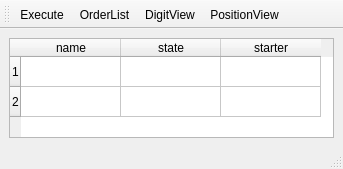
<?xml version="1.0" encoding="UTF-8"?>
<ui version="4.0">
 <class>MainWindow</class>
 <widget class="QMainWindow" name="MainWindow">
  <property name="geometry">
   <rect>
    <x>0</x>
    <y>0</y>
    <width>343</width>
    <height>169</height>
   </rect>
  </property>
  <property name="sizePolicy">
   <sizepolicy hsizetype="Minimum" vsizetype="Minimum">
    <horstretch>0</horstretch>
    <verstretch>0</verstretch>
   </sizepolicy>
  </property>
  <property name="minimumSize">
   <size>
    <width>343</width>
    <height>169</height>
   </size>
  </property>
  <property name="windowTitle">
   <string>ZeroExecuter</string>
  </property>
  <property name="windowIcon">
   <iconset resource="zeroexecuter.qrc">
    <normaloff>:/resource/lightning.png</normaloff>:/resource/lightning.png</iconset>
  </property>
  <widget class="QWidget" name="centralwidget">
   <layout class="QVBoxLayout" name="verticalLayout">
    <item>
     <widget class="QTableWidget" name="tableWidget">
      <property name="editTriggers">
       <set>QAbstractItemView::NoEditTriggers</set>
      </property>
      <row>
       <property name="text">
        <string>1</string>
       </property>
      </row>
      <row>
       <property name="text">
        <string>2</string>
       </property>
      </row>
      <column>
       <property name="text">
        <string>name</string>
       </property>
      </column>
      <column>
       <property name="text">
        <string>state</string>
       </property>
      </column>
      <column>
       <property name="text">
        <string>starter</string>
       </property>
      </column>
     </widget>
    </item>
   </layout>
  </widget>
  <widget class="QStatusBar" name="statusbar"/>
  <widget class="QToolBar" name="toolBar">
   <property name="windowTitle">
    <string>toolBar</string>
   </property>
   <attribute name="toolBarArea">
    <enum>TopToolBarArea</enum>
   </attribute>
   <attribute name="toolBarBreak">
    <bool>false</bool>
   </attribute>
   <addaction name="actionExecute"/>
   <addaction name="actionOrderlist"/>
   <addaction name="actionDigitView"/>
   <addaction name="actionPositionView"/>
  </widget>
  <action name="actionExecute">
   <property name="checkable">
    <bool>true</bool>
   </property>
   <property name="icon">
    <iconset resource="zeroexecuter.qrc">
     <normaloff>:/resource/shield.png</normaloff>
     <normalon>:/resource/lightning.png</normalon>:/resource/shield.png</iconset>
   </property>
   <property name="text">
    <string>Execute</string>
   </property>
  </action>
  <action name="actionOrderlist">
   <property name="icon">
    <iconset resource="zeroexecuter.qrc">
     <normaloff>:/resource/book_keeping.png</normaloff>:/resource/book_keeping.png</iconset>
   </property>
   <property name="text">
    <string>OrderList</string>
   </property>
  </action>
  <action name="actionDigitView">
   <property name="icon">
    <iconset resource="zeroexecuter.qrc">
     <normaloff>:/resource/dollar.png</normaloff>:/resource/dollar.png</iconset>
   </property>
   <property name="text">
    <string>DigitView</string>
   </property>
  </action>
  <action name="actionPositionView">
   <property name="icon">
    <iconset resource="zeroexecuter.qrc">
     <normaloff>:/resource/Settings-Location-icon.png</normaloff>:/resource/Settings-Location-icon.png</iconset>
   </property>
   <property name="text">
    <string>PositionView</string>
   </property>
  </action>
 </widget>
 <resources>
  <include location="zeroexecuter.qrc"/>
 </resources>
 <connections>
  <connection>
   <sender>actionExecute</sender>
   <signal>toggled(bool)</signal>
   <receiver>MainWindow</receiver>
   <slot>slot_ToggleExecute()</slot>
   <hints>
    <hint type="sourcelabel">
     <x>-1</x>
     <y>-1</y>
    </hint>
    <hint type="destinationlabel">
     <x>168</x>
     <y>81</y>
    </hint>
   </hints>
  </connection>
  <connection>
   <sender>tableWidget</sender>
   <signal>cellDoubleClicked(int,int)</signal>
   <receiver>MainWindow</receiver>
   <slot>slot_StartXingDlg()</slot>
   <hints>
    <hint type="sourcelabel">
     <x>171</x>
     <y>91</y>
    </hint>
    <hint type="destinationlabel">
     <x>171</x>
     <y>84</y>
    </hint>
   </hints>
  </connection>
  <connection>
   <sender>actionOrderlist</sender>
   <signal>triggered(bool)</signal>
   <receiver>MainWindow</receiver>
   <slot>slot_TriggerOrderList()</slot>
   <hints>
    <hint type="sourcelabel">
     <x>-1</x>
     <y>-1</y>
    </hint>
    <hint type="destinationlabel">
     <x>171</x>
     <y>84</y>
    </hint>
   </hints>
  </connection>
 </connections>
 <slots>
  <slot>slot_ToggleExecute()</slot>
  <slot>slot_StartXingDlg()</slot>
  <slot>slot_TriggerOrderList()</slot>
 </slots>
</ui>
